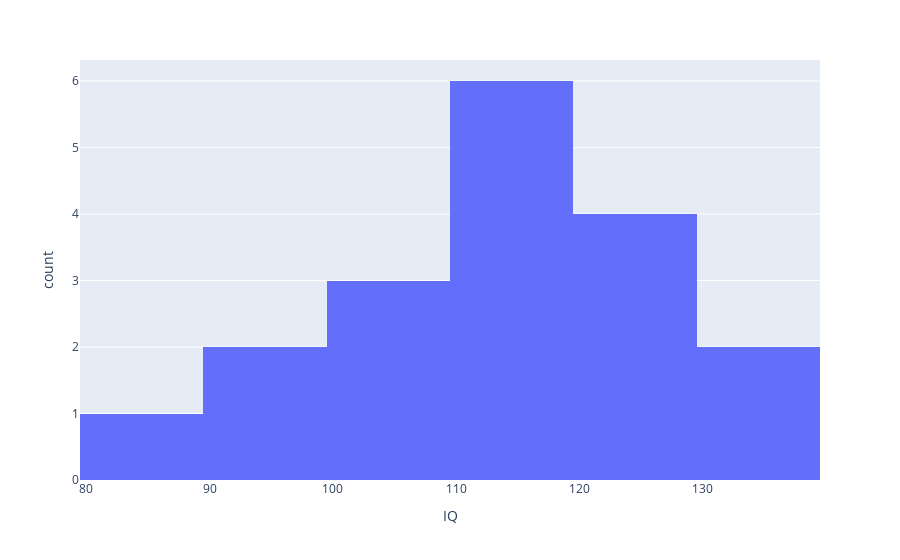

Write notebook code for a chart like this one.
### Code cell
data = [125, 130, 125, 95, 115, 100, 130, 110, 90,
        110, 120, 115, 105, 85, 115, 110, 120, 100]

fig = px.histogram(df, x='IQ')
fig.show()

### Figure 1 — Plotly figure (JSON) as saved in the notebook; plotly's stock layout.template omitted (floating-point values rounded to 4 significant figures)
{"data": [{"alignmentgroup": "True", "bingroup": "x", "hovertemplate": "IQ=%{x}<br>count=%{y}<extra></extra>", "legendgroup": "", "marker": {"color": "#636efa", "pattern": {"shape": ""}}, "name": "", "offsetgroup": "", "orientation": "v", "showlegend": false, "type": "histogram", "x": [125, 130, 125, 95, 115, null, 100, null, 130, 110, 90, 110, 120, 115, 105, 85, 115, 110, 120, 100, null], "xaxis": "x", "yaxis": "y"}], "layout": {"barmode": "relative", "legend": {"tracegroupgap": 0}, "margin": {"t": 60}, "xaxis": {"anchor": "y", "domain": [0, 1], "title": {"text": "IQ"}}, "yaxis": {"anchor": "x", "domain": [0, 1], "title": {"text": "count"}}}}
